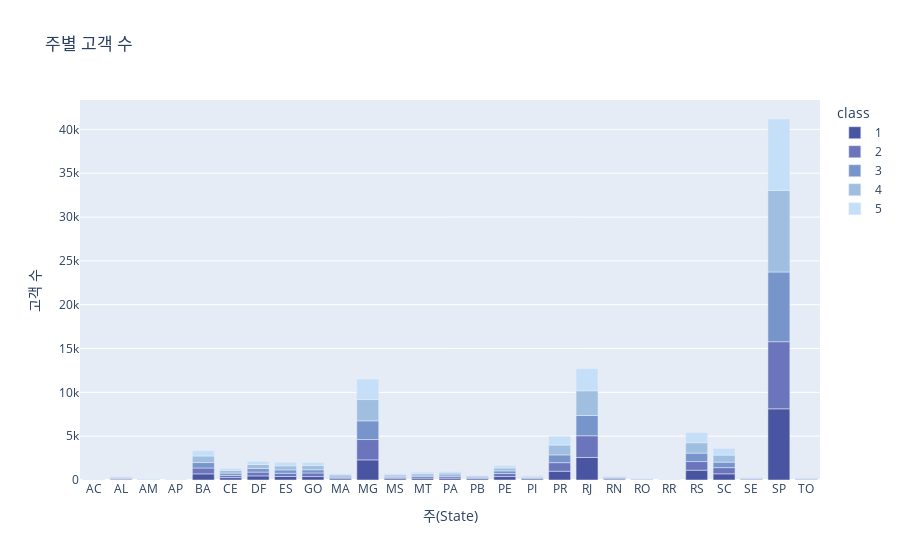

Here is the notebook cell this chart was saved with:
### Code cell
colors = ['#4A55A2', '#6A75BB', '#7895CB', '#A0BFE0', '#C5DFF8']

fig = px.bar(rfm_state, 
             x='customer_state', 
             y='Counts', 
             color='class',
             title='주별 고객 수',
             labels={'customer_state': '주(State)', 'Counts': '고객 수'},
             color_discrete_sequence=colors)
fig.show()

### Figure 1 — Plotly figure (JSON) as saved in the notebook; plotly's stock layout.template omitted (floating-point values rounded to 4 significant figures)
{"data": [{"alignmentgroup": "True", "hovertemplate": "class=1<br>주(State)=%{x}<br>고객 수=%{y}<extra></extra>", "legendgroup": "1", "marker": {"color": "#4A55A2", "pattern": {"shape": ""}}, "name": "1", "offsetgroup": "1", "orientation": "v", "showlegend": true, "textposition": "auto", "type": "bar", "x": ["AC", "AL", "AM", "AP", "BA", "CE", "DF", "ES", "GO", "MA", "MG", "MS", "MT", "PA", "PB", "PE", "PI", "PR", "RJ", "RN", "RO", "RR", "RS", "SC", "SE", "SP", "TO"], "xaxis": "x", "y": [21, 85, 31, 18, 702, 271, 469, 399, 393, 150, 2297, 153, 211, 208, 147, 393, 133, 1005, 2570, 109, 65, 14, 1120, 706, 81, 8122, 67], "yaxis": "y"}, {"alignmentgroup": "True", "hovertemplate": "class=2<br>주(State)=%{x}<br>고객 수=%{y}<extra></extra>", "legendgroup": "2", "marker": {"color": "#6A75BB", "pattern": {"shape": ""}}, "name": "2", "offsetgroup": "2", "orientation": "v", "showlegend": true, "textposition": "auto", "type": "bar", "x": ["AC", "AL", "AM", "AP", "BA", "CE", "DF", "ES", "GO", "MA", "MG", "MS", "MT", "PA", "PB", "PE", "PI", "PR", "RJ", "RN", "RO", "RR", "RS", "SC", "SE", "SP", "TO"], "xaxis": "x", "y": [8, 85, 31, 19, 666, 248, 435, 367, 409, 157, 2320, 154, 180, 187, 99, 345, 92, 972, 2477, 101, 41, 5, 983, 708, 66, 7659, 54], "yaxis": "y"}, {"alignmentgroup": "True", "hovertemplate": "class=3<br>주(State)=%{x}<br>고객 수=%{y}<extra></extra>", "legendgroup": "3", "marker": {"color": "#7895CB", "pattern": {"shape": ""}}, "name": "3", "offsetgroup": "3", "orientation": "v", "showlegend": true, "textposition": "auto", "type": "bar", "x": ["AC", "AL", "AM", "AP", "BA", "CE", "DF", "ES", "GO", "MA", "MG", "MS", "MT", "PA", "PB", "PE", "PI", "PR", "RJ", "RN", "RO", "RR", "RS", "SC", "SE", "SP", "TO"], "xaxis": "x", "y": [16, 81, 19, 7, 623, 268, 402, 384, 365, 143, 2132, 120, 164, 182, 97, 303, 74, 887, 2313, 86, 50, 3, 964, 625, 54, 7948, 55], "yaxis": "y"}, {"alignmentgroup": "True", "hovertemplate": "class=4<br>주(State)=%{x}<br>고객 수=%{y}<extra></extra>", "legendgroup": "4", "marker": {"color": "#A0BFE0", "pattern": {"shape": ""}}, "name": "4", "offsetgroup": "4", "orientation": "v", "showlegend": true, "textposition": "auto", "type": "bar", "x": ["AC", "AL", "AM", "AP", "BA", "CE", "DF", "ES", "GO", "MA", "MG", "MS", "MT", "PA", "PB", "PE", "PI", "PR", "RJ", "RN", "RO", "RR", "RS", "SC", "SE", "SP", "TO"], "xaxis": "x", "y": [21, 95, 35, 16, 747, 319, 462, 464, 481, 157, 2428, 167, 199, 220, 120, 326, 127, 1125, 2819, 109, 44, 11, 1191, 800, 77, 9308, 62], "yaxis": "y"}, {"alignmentgroup": "True", "hovertemplate": "class=5<br>주(State)=%{x}<br>고객 수=%{y}<extra></extra>", "legendgroup": "5", "marker": {"color": "#C5DFF8", "pattern": {"shape": ""}}, "name": "5", "offsetgroup": "5", "orientation": "v", "showlegend": true, "textposition": "auto", "type": "bar", "x": ["AC", "AL", "AM", "AP", "BA", "CE", "DF", "ES", "GO", "MA", "MG", "MS", "MT", "PA", "PB", "PE", "PI", "PR", "RJ", "RN", "RO", "RR", "RS", "SC", "SE", "SP", "TO"], "xaxis": "x", "y": [15, 66, 31, 8, 609, 218, 354, 405, 354, 129, 2331, 114, 148, 173, 70, 276, 65, 998, 2529, 77, 47, 12, 1165, 766, 68, 8149, 40], "yaxis": "y"}], "layout": {"barmode": "relative", "legend": {"title": {"text": "class"}, "tracegroupgap": 0}, "title": {"text": "주별 고객 수"}, "xaxis": {"anchor": "y", "domain": [0, 1], "title": {"text": "주(State)"}}, "yaxis": {"anchor": "x", "domain": [0, 1], "title": {"text": "고객 수"}}}}
